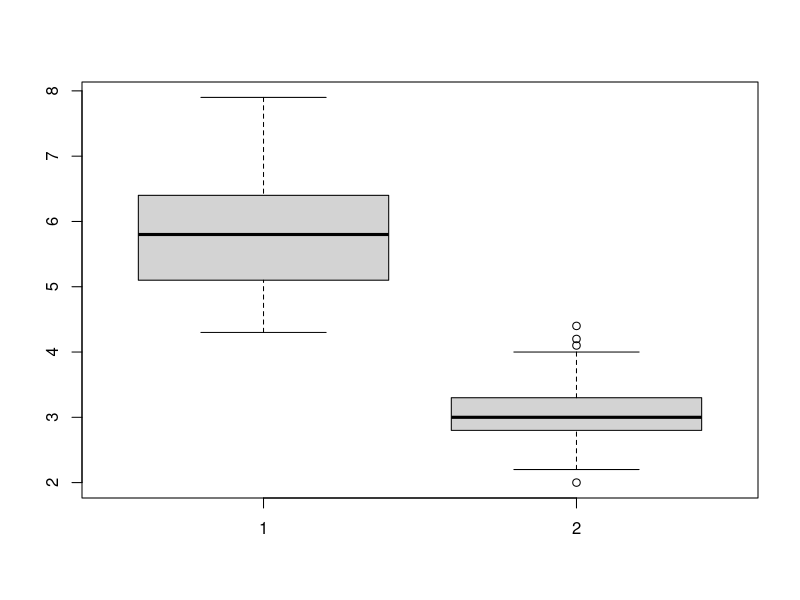
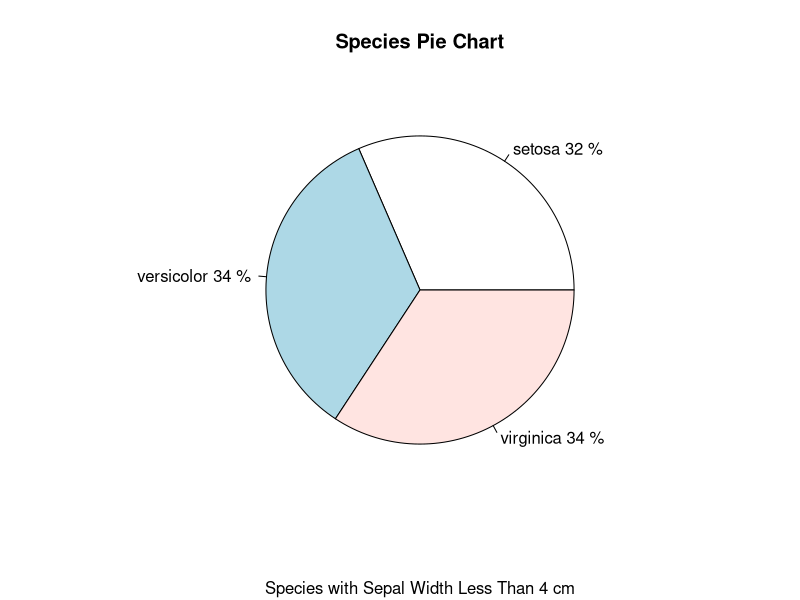

These figures' R source, in order:
## ---- chunk 1
seq(3, 30, 2)
seq(3, 29, 2)
## ---- chunk 2
x <- seq(1,100)
x
y <- seq(2,100,2)
y
length(x)-length(y)
## ---- chunk 3
x_square <- x[c(1,3,6,7,10,15,20,23,24,29)]^2
x_square
mean(x_square[1:5])
median(x_square[1:5])
## ---- chunk 4
#Answer: Yes, it is correct to use the above command to convert factor to number. When factoring is applied, it groups the data as per Levels. Each level has a numerical coding assigned to it in the ascending order of the level name. The values 1, 6, 5.4, 3.2 are the Level names. So, when as.numeric(factorVar) is applied, it outputs the numerical coding against each level name. i.e. 1, 4, 3, 2.
## ---- chunk 5
read.csv("dataset.csv",header=F,stringsAsFactors = F, na.strings = c("?","NaN"))
## ---- chunk 6
n <- seq(1,100)
sum(3^n/factorial(n+1))
## ---- chunk 7
n <- seq(5,15)
sum((2^n/n^2)+(n^4/4^n))
## ---- chunk 8
n <- seq(0,10)
sum((n+1)*5^n/14^(n+1))
## ---- chunk 9
n <- seq(2,22)
prod(2*n+(2/sqrt(n)))
## ---- chunk 10
#Answer: Six NAs will be printed. This is because the sequence is starting from 0 and ends with 5 which makes the length = 6. So for each number in the sequence, NA will get printed.
## ---- chunk 11
#Answer: is.vector() is used to check if the variable is a Vector. Whereas is.numeric() is used to check if the variable is a numeric. 
#Let's take an example x <- c(1,2,3). For this is.vector(x) will result in TRUE and is.numeric(x) will also result in true. But now let's take y <- c("a","b","c"). This is a vector. But the values of the vector are not numeric. Hence is.vector(y) will result in TRUE and is.numeric(y) will result in FALSE.
## ---- chunk 12
#Advantages:
#1. Easy to create Apps to represent different types of data
#2. No advanced HTML knowledge required to create the Apps as it automatically generates the HTML code.
#3. Provides many input & output functions that can be used in the App to create reactive inputs and display reactive results.

#Disadvantages:
#1. Shiny will run code placed inside server function multiple times, which can slow down the app.
#2. Debugging in Shiny is not easy as you cannot use breakpoints.
#3. A complex app that has a high utilization and user traffic can't be run without a plan subscription on shinyapps.io as the free version has limitations.
## ---- chunk 13
library(datasets)
## ---- chunk 14
head(iris)
## ---- chunk 15
sapply(na.omit(iris[1:4]),mean)
## ---- chunk 16
#Replacing missing values with '0'
iris[is.na(iris)]=0
iris
## ---- chunk 17
sd(iris[,1],na.rm=TRUE)
sd(iris[,4],na.rm=TRUE)
## ---- chunk 18
irisbox <- boxplot(iris$Sepal.Length, iris$Sepal.Width)
irisbox

#Outlier Values
irisbox$out
## ---- chunk 19
#Using Summary Function
summary(na.omit(iris$Sepal.Width))[5]

#Using Module Method
n <- length(na.omit(iris$Sepal.Width))
arrangedSW <- sort(na.omit(iris$Sepal.Width))
UQPosition <- 3*(n+1)/4
UQInteger <- as.integer(UQPosition)
UQDecimal <- UQPosition - UQInteger
UpperQuartile <- arrangedSW[UQInteger] + UQDecimal * (arrangedSW[UQInteger+1]-arrangedSW[UQInteger])
UpperQuartile
## ---- chunk 20
iris$Lessthan4 <- iris$Sepal.Width < 4
setosa <- sum(iris$Lessthan4[iris$Species=="setosa"])
versicolor <- sum(iris$Lessthan4[iris$Species=="versicolor"])
virginica <- sum(iris$Lessthan4[iris$Species=="virginica"])

iriscomp <- data.frame(names=c("setosa","versicolor","virginica"),count=c(setosa,versicolor,virginica))
speciessum <- sum(iriscomp$count)
speciespercent <- iriscomp$count*100/speciessum
pie(iriscomp$count,labels=paste(iriscomp$names,round(speciespercent),"%"),main="Species Pie Chart", sub="Species with Sepal Width Less Than 4 cm")
